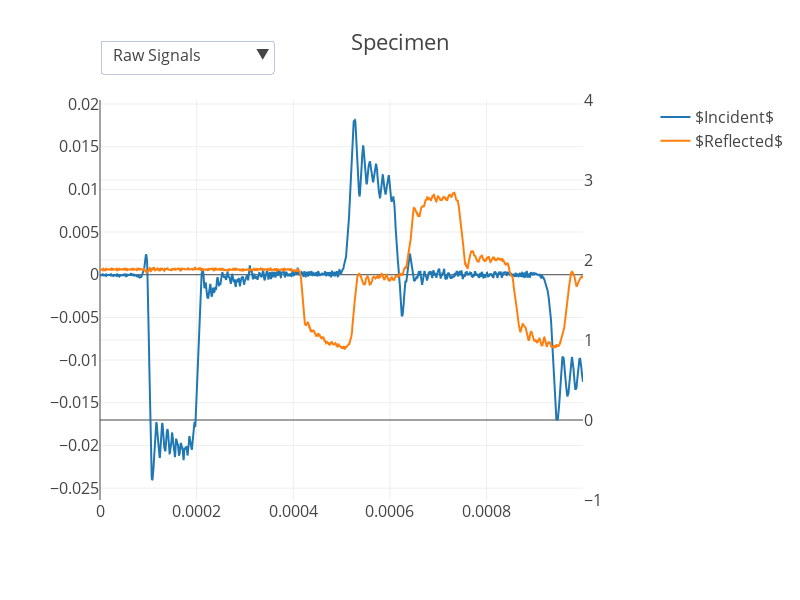

Here is the notebook cell this chart was saved with:
### Code cell
plots = [
            go.Scatter(name=r'$Incident$', y=raw_data.incid, x=raw_data.time,
                       mode='lines', visible=True, yaxis = 'y'),

            go.Scatter(name=r'$Reflected$', y=raw_data.reflect, x=raw_data.time,
                       mode='lines', visible=True, yaxis = 'y'),
            
            go.Scatter(name=r'$Incident$', y=mech_data.incid, x=mech_data.time,
                       mode='lines', visible=False),
            go.Scatter(name=r'$Reflected$', y=mech_data.refl, x=mech_data.time,
                       mode='lines', visible=False),

            go.Scatter(name=r'$U_{in}$', y=mech_data.U_in, x=mech_data.time,
                       mode='lines', visible=False),

            go.Scatter(name=r'$F_{in}$', y=mech_data.F_in, x=mech_data.time,
                       mode='lines', visible=False),

            go.Scatter(name=r'$V_{in}$', y=mech_data.U_out, x=mech_data.time,
                       mode='lines', visible=False),

            go.Scatter(name=r'$\sigma_{Engineering}$', y=mech_data.eng_stress,
                       x=mech_data.eng_strain, mode='lines', visible=False),

            go.Scatter(name=r'$True$', y=mech_data.true_stress,
                       x=mech_data.true_strain, mode='lines', visible=False),

            go.Scatter(name=r'$True$', y=temperature,
                       x=mech_data.true_strain, mode='lines', visible=False, yaxis = 'y2')
        ]
buttons = [
            dict(label='Raw Signals',
                 method='update',
                 args=[{'visible': [True] * 2 + [False] * 8},
                       {'xaxis': {'title': 'Time [μs]'},
                        'yaxis': {'title': 'Amplitude [V]'},
                        'showlegend': True}]),

            dict(label='Corrected Signals',
                 method='update',
                 args=[{'visible': [False]* 2 + [True] * 2 + [False] * 6},
                       {'xaxis': {'title': 'Time [μs]'},
                        'yaxis': {'title': 'Amplitude [V]'},
                        'showlegend': True}]),

            dict(label='Displacement',
                 method='update',
                 args=[{'visible': [False] * 4 + [True] + [False] * 5},
                       {'xaxis': {'title': 'Time [μs]'},
                        'yaxis': {'title': 'Displacement [m]'},
                        'showlegend': True}]),

            dict(label='Forces',
                 method='update',
                 args=[{'visible': [False] * 5 + [True] + [False] * 4},
                       {'xaxis': {'title': 'Time [μs]'},
                        'yaxis': {'title': 'Force [N]'},
                        'showlegend': True}]),

            dict(label='Velocities',
                 method='update',
                 args=[{'visible': [False] * 6 + [True] + [False] * 3},
                       {'xaxis': {'title': 'Time [μs]'},
                        'yaxis': {'title': 'Velocity [m/s]'},
                        'showlegend': True}]),

            dict(label='Stress - Strain',
                 method='update',
                 args=[{'visible': [False] * 7 + [True] * 2 + [False]},
                       {'xaxis': {'title': 'Strain'},
                        'yaxis': {'title': 'Stress [MPa]'},
                        'showlegend': True}]),
            dict(label='Temperature',
                 method='update',
                 args=[{'visible': [False] * 8 + [True] * 2},
                       {'xaxis': {'title': 'Strain'},
                        'yaxis': {'title': 'Stress, [MPa]'},
                        'showlegend': True}]),
                  
                        ]   
layot = go.Layout(title_x=0.5, template='none',
                    title = 'Specimen',
                    width=800, height=600,
                      font=dict(size=16),
                      legend=dict(yanchor='top', xanchor='left', y=1, x=1.15),
                      margin=dict(l=100, r=100, t=100, b=100),
                      updatemenus=[dict(active=0, buttons=buttons, xanchor='left', x=0, y=1.15)],
                      yaxis = dict(),
                      yaxis2 = dict(side = 'right', overlaying="y")
                      )

fig = go.Figure(data = plots, layout = layot)


fig.show()

### Figure 1 — Plotly figure (JSON) as saved in the notebook; plotly's stock layout.template omitted (floating-point values rounded to 4 significant figures; data arrays with more than 128 entries replaced by an {"elided": "..."} marker saying what was removed)
{"data": [{"mode": "lines", "name": "$Incident$", "type": "scatter", "visible": true, "x": {"elided": "2000 float values"}, "y": {"elided": "2000 float values"}, "yaxis": "y"}, {"mode": "lines", "name": "$Reflected$", "type": "scatter", "visible": true, "x": {"elided": "2000 float values"}, "y": {"elided": "2000 float values"}, "yaxis": "y"}, {"mode": "lines", "name": "$Incident$", "type": "scatter", "visible": false, "x": {"elided": "376 float values"}, "y": {"elided": "376 float values"}}, {"mode": "lines", "name": "$Reflected$", "type": "scatter", "visible": false, "x": {"elided": "376 float values"}, "y": {"elided": "376 float values"}}, {"mode": "lines", "name": "$U_{in}$", "type": "scatter", "visible": false, "x": {"elided": "376 float values"}, "y": {"elided": "376 float values"}}, {"mode": "lines", "name": "$F_{in}$", "type": "scatter", "visible": false, "x": {"elided": "376 float values"}, "y": {"elided": "376 float values"}}, {"mode": "lines", "name": "$V_{in}$", "type": "scatter", "visible": false, "x": {"elided": "376 float values"}, "y": {"elided": "376 float values"}}, {"mode": "lines", "name": "$\\sigma_{Engineering}$", "type": "scatter", "visible": false, "x": {"elided": "376 float values"}, "y": {"elided": "376 float values"}}, {"mode": "lines", "name": "$True$", "type": "scatter", "visible": false, "x": {"elided": "376 float values"}, "y": {"elided": "376 float values"}}, {"mode": "lines", "name": "$True$", "type": "scatter", "visible": false, "x": {"elided": "376 float values"}, "y": {"elided": "376 float values"}, "yaxis": "y2"}], "layout": {"font": {"size": 16}, "height": 600, "legend": {"x": 1.15, "xanchor": "left", "y": 1, "yanchor": "top"}, "margin": {"b": 100, "l": 100, "r": 100, "t": 100}, "title": {"text": "Specimen", "x": 0.5}, "updatemenus": [{"active": 0, "buttons": [{"args": [{"visible": [true, true, false, false, false, false, false, false, false, false]}, {"showlegend": true, "xaxis": {"title": "Time [μs]"}, "yaxis": {"title": "Amplitude [V]"}}], "label": "Raw Signals", "method": "update"}, {"args": [{"visible": [false, false, true, true, false, false, false, false, false, false]}, {"showlegend": true, "xaxis": {"title": "Time [μs]"}, "yaxis": {"title": "Amplitude [V]"}}], "label": "Corrected Signals", "method": "update"}, {"args": [{"visible": [false, false, false, false, true, false, false, false, false, false]}, {"showlegend": true, "xaxis": {"title": "Time [μs]"}, "yaxis": {"title": "Displacement [m]"}}], "label": "Displacement", "method": "update"}, {"args": [{"visible": [false, false, false, false, false, true, false, false, false, false]}, {"showlegend": true, "xaxis": {"title": "Time [μs]"}, "yaxis": {"title": "Force [N]"}}], "label": "Forces", "method": "update"}, {"args": [{"visible": [false, false, false, false, false, false, true, false, false, false]}, {"showlegend": true, "xaxis": {"title": "Time [μs]"}, "yaxis": {"title": "Velocity [m/s]"}}], "label": "Velocities", "method": "update"}, {"args": [{"visible": [false, false, false, false, false, false, false, true, true, false]}, {"showlegend": true, "xaxis": {"title": "Strain"}, "yaxis": {"title": "Stress [MPa]"}}], "label": "Stress - Strain", "method": "update"}, {"args": [{"visible": [false, false, false, false, false, false, false, false, true, true]}, {"showlegend": true, "xaxis": {"title": "Strain"}, "yaxis": {"title": "Stress, [MPa]"}}], "label": "Temperature", "method": "update"}], "x": 0, "xanchor": "left", "y": 1.15}], "width": 800, "yaxis2": {"overlaying": "y", "side": "right"}}}
